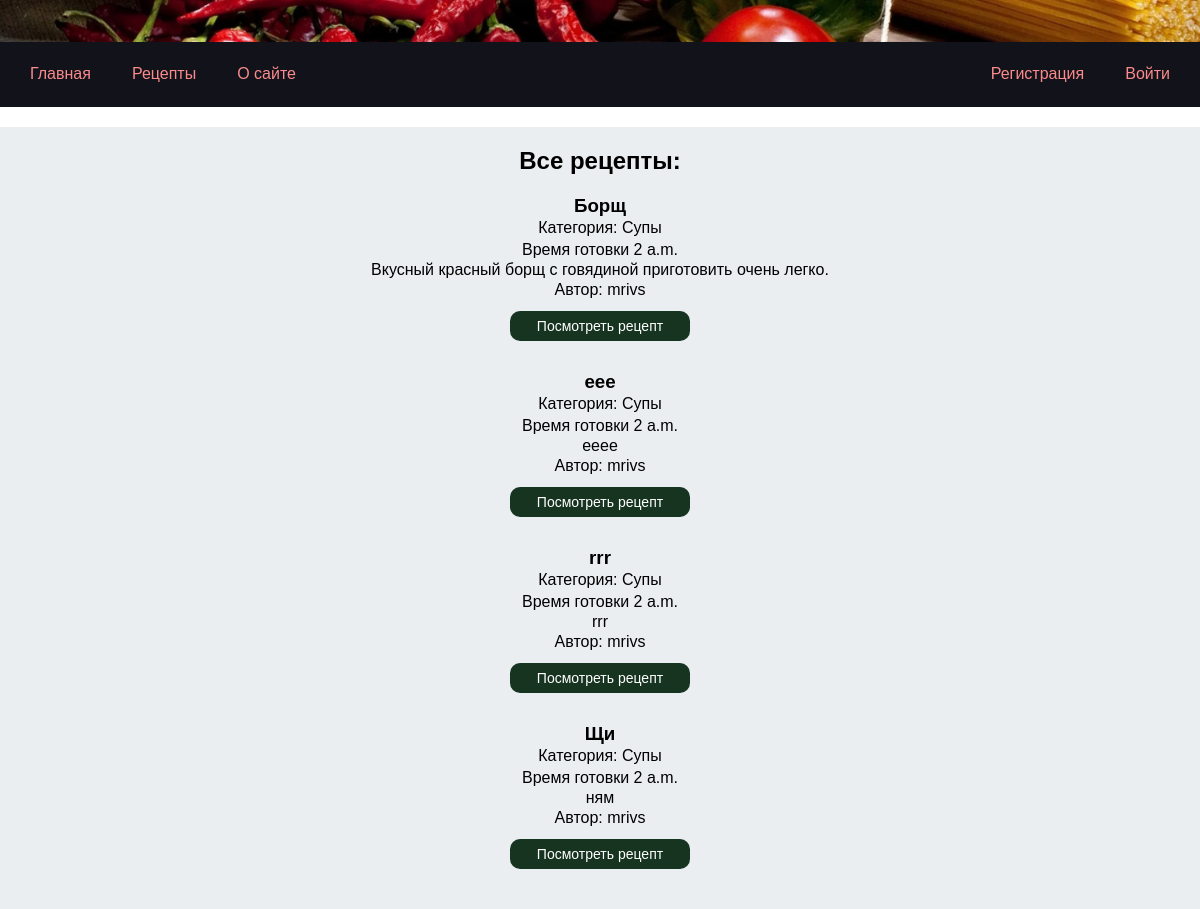
Page /recipes/ on the earlier database version.
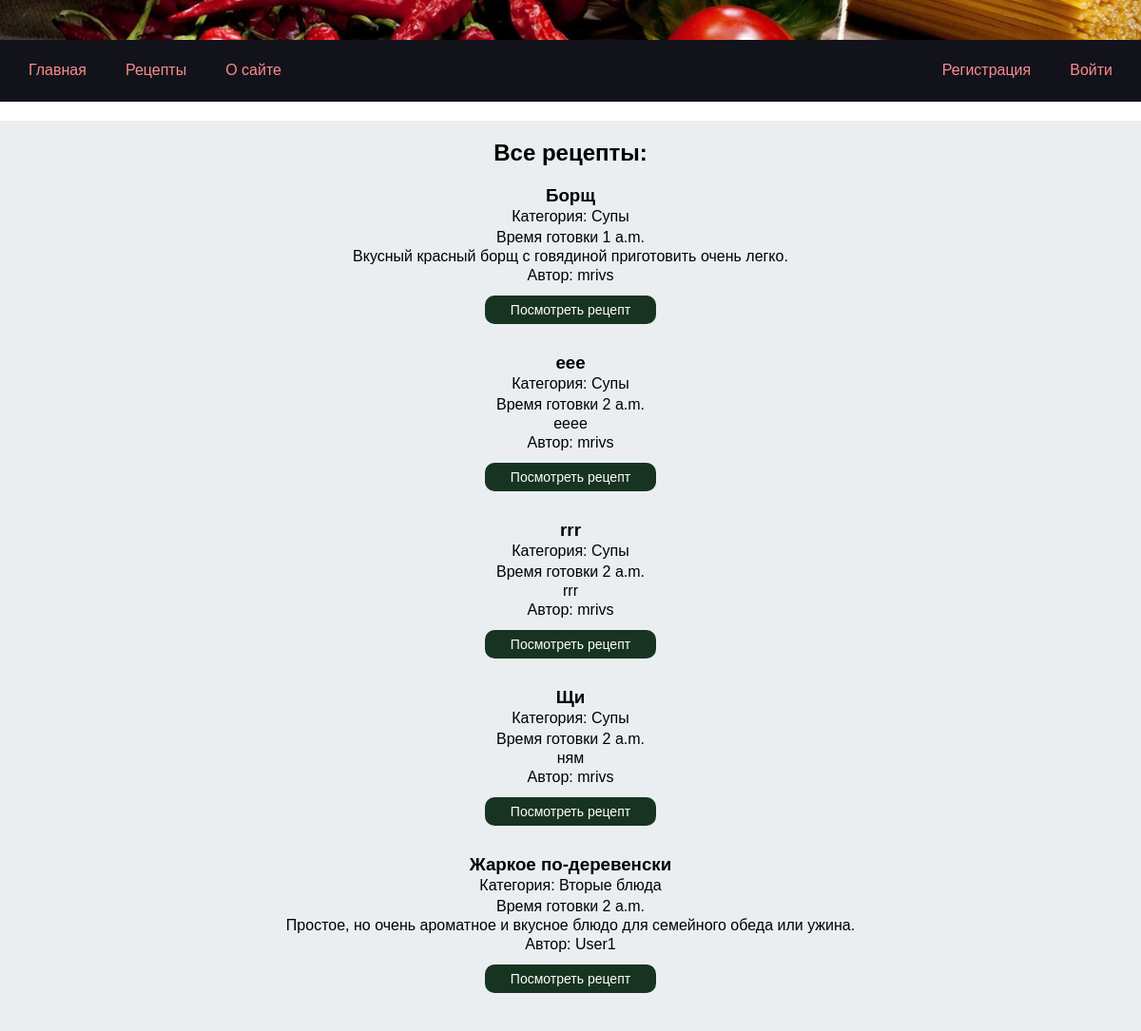
Same page on the later database version.
### app_cookbook/models.py (models this page shows, shortened)
class Recipe(models.Model):
    title=models.CharField(max_length=100)
    description=models.TextField(max_length=2000)
    ingredients=models.TextField(max_length=2000, default='')
    steps=models.TextField(max_length=2000)
    cooking_time=models.TimeField()
    pecipe_image=models.ImageField(null=True, blank=True)
    author=models.ForeignKey(User,on_delete=models.CASCADE)
    category = models.ForeignKey(Category, on_delete=models.CASCADE)

class Category(models.Model):
    name=models.CharField(max_length=100)
    description=models.TextField(max_length=2000)

### app_cookbook/views.py (the view)
# urls.py: path('recipes/', views.recipes, name='recipes'),
def recipes(request):
    recipes = Recipe.objects.all()
    context = {"title": "recipes",'recipes': recipes}
    return render(request, "app_cookbook/recipes.html", context)

### app_cookbook/templates/app_cookbook/recipes.html
{% extends 'base.html' %}
{% block content %}
<section class='section-box'>
    <div class="content-box">
    <h1>Все рецепты:</h1>
    {% for recipe in recipes %}
    <div class="recipe-short">
        <h3>{{ recipe.title }}</h3>
        <p>Категория: {{ recipe.category.name }}<p>
        <p>Время готовки {{ recipe.cooking_time }}</p>
        <p>{{ recipe.description }}</p>
        <p>Автор: {{ recipe.author.username }}</p>
        <a href="{% url 'recipe_detail' recipe.id %}"><button class='button-recipe'>Посмотреть рецепт </button></a>
    </div>
    {% endfor %}
</div>
</section>
{% endblock %}

Differences in the rows shown:
changed Recipe "Борщ": cooking_time "2 a.m." → "1 a.m."
added Recipe: title "Жаркое по-деревенски", category.name "Вторые блюда", cooking_time "2 a.m.", description "Простое, но очень ароматное и вкусное блюдо для семейного обеда или ужина.", author.username "User1"
